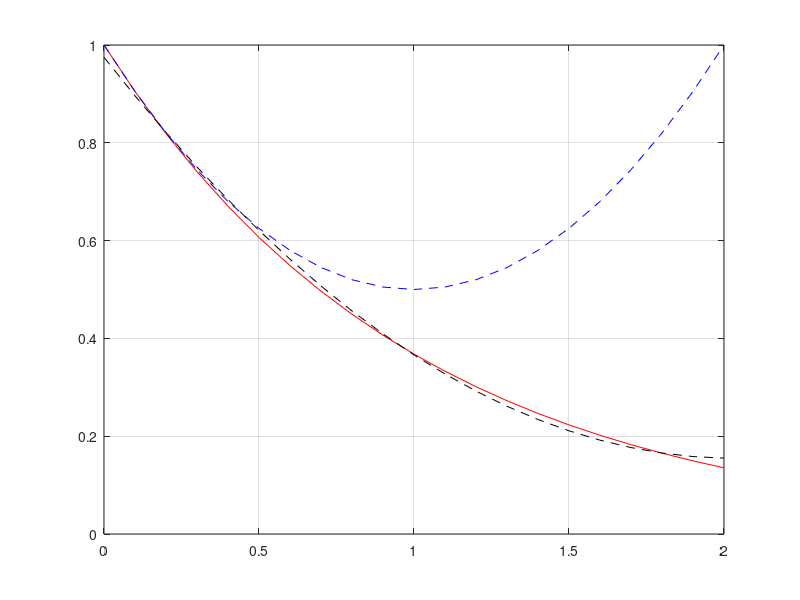

The MATLAB script that drew this image: (Note: this script raises an error after producing the figure.)
% m8.m - coefficients, expansions, least squares


%% x as expansion coefficients

A = [1 2 3; 4 5 6; 2 2 0]
A*[1;0;1]
A*[1;-2;0]
inv(A)*[2;2;2]
A\[2;2;2]



%% least squares example

t = (0:.1:2)'
figure(1)
plot(t,exp(-t),'r'), grid on

A = [t.^0 t.^1 t.^2]    % this is called a Vandermonde matrix
x = [1; -1; 1/2]    % taylor coeffs of exp(-t) about t=0
hold on, plot(t,A*x,'--b')

x = A\exp(-t)   % backslash for rectangular A: least-squares approx.
plot(t,A*x,'--k')
legend('exp(-t)','Taylor','least-squares',3)
xlabel('t');

figure(2)
plot(t,A*x-exp(-t)), grid on
xlabel('t')
ylabel('residual')



%% more least squares

t = 2*pi*(1:30)'/30
A = [ cos(0*t) sin(t) cos(t) sin(2*t) cos(2*t) ]
A'*A
plot(A)
plot(t,A)

b = [ linspace(0,3,8) linspace(3,2,7) ...
      linspace(2,6,10) linspace(5,0,5) ]'
plot(t,b,'ok'), grid on
x = A\b
hold on, plot(t,A*x,'r')

b = b + randn(30,1)
hold off, plot(t,b,'ok'), grid on
x = A\b
hold on, plot(t,A*x,'r')



%% a little bit on handle graphics
h = plot(t, A*x, 'r');
set(h, 'linewidth', 5, 'color', rand(3,1))

% also useful: click on an curve:
set(gco, 'linewidth', 20)
